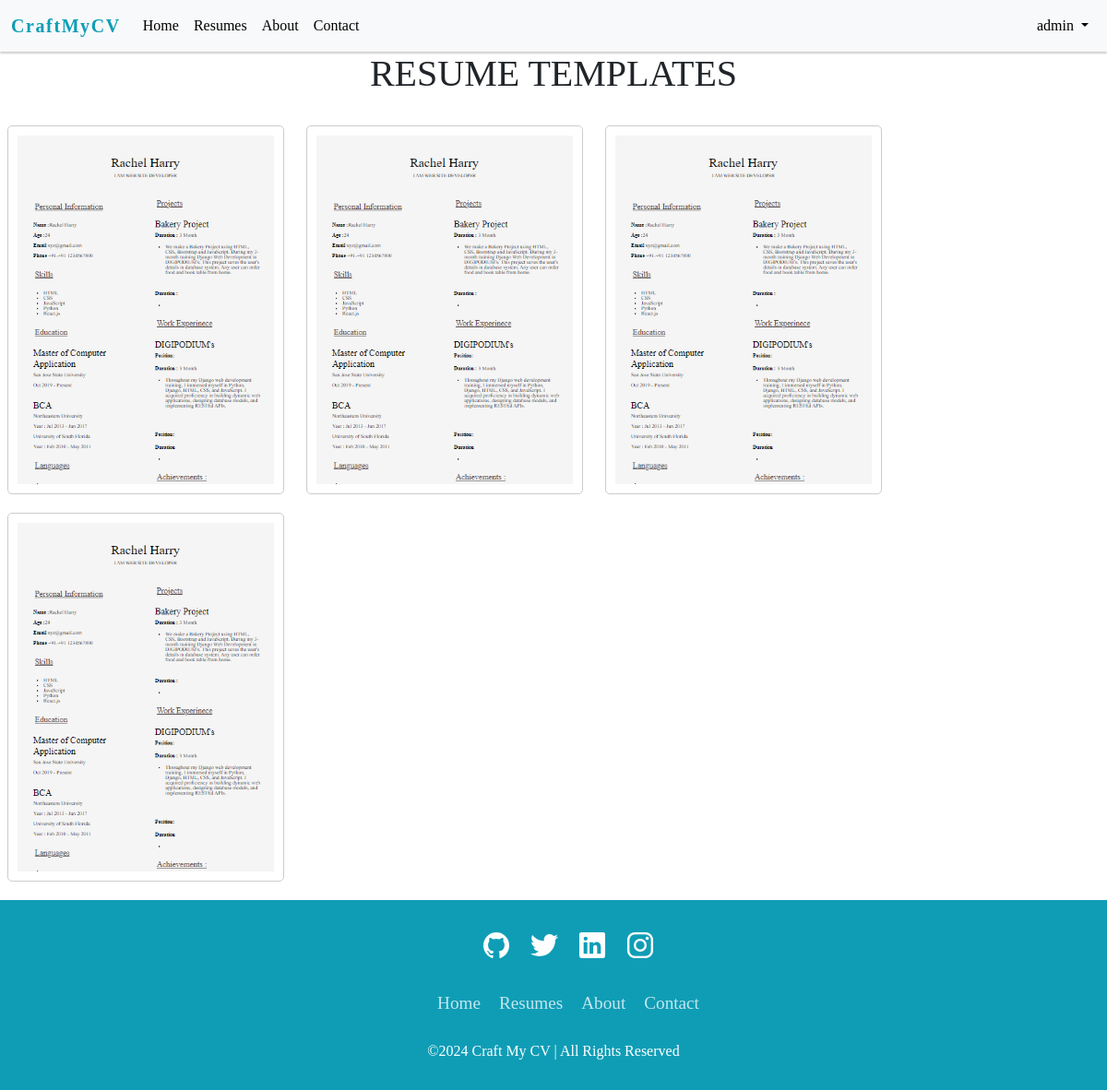
The page /resume_templates (signed in) on the database as committed earlier.
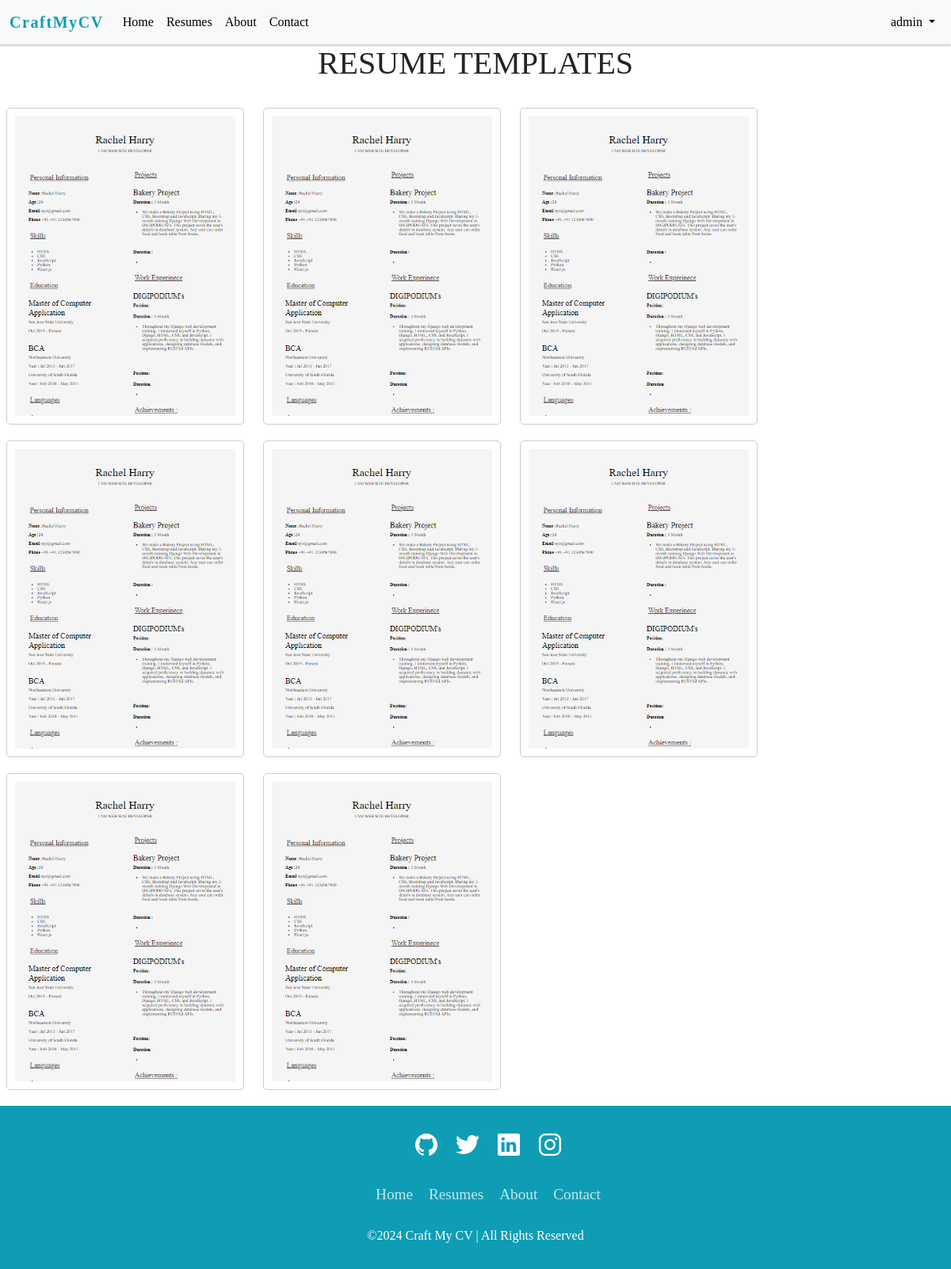
The same page on the database as committed later.
### resumebuilder/models.py (models this page shows, shortened)
class ResumeTemplate(models.Model):
    name = models.CharField(max_length=100)
    image = models.ImageField(upload_to='resume_templates/')

### resumebuilder/views.py (the view)
# urls.py: path("resume_templates", views.resume_templates, name="resume_templates"),
@login_required
def resume_templates(request):
    templates = ResumeTemplate.objects.all()
    return render(request, 'resumebuilder/resume_templates.html', {'templates': templates})

### templates/resumebuilder/resume_templates.html (shortened to what this page needs)
{% extends 'layout/base.html' %}
{% load static %}
{% block body %}
<h1>RESUME TEMPLATES</h1>
<div class="card-container">
    {% for template in templates %}
    <div class="template-card">
        <img src="{{ template.image.url }}" alt="{{ template.name }}">
    </div>
    {% endfor %}
</div>
{% endblock body %}

Rows that differ between the two databases and show on the page:
added ResumeTemplate: image (picture)
added ResumeTemplate: image (picture)
added ResumeTemplate: image (picture)
added ResumeTemplate: image (picture)
